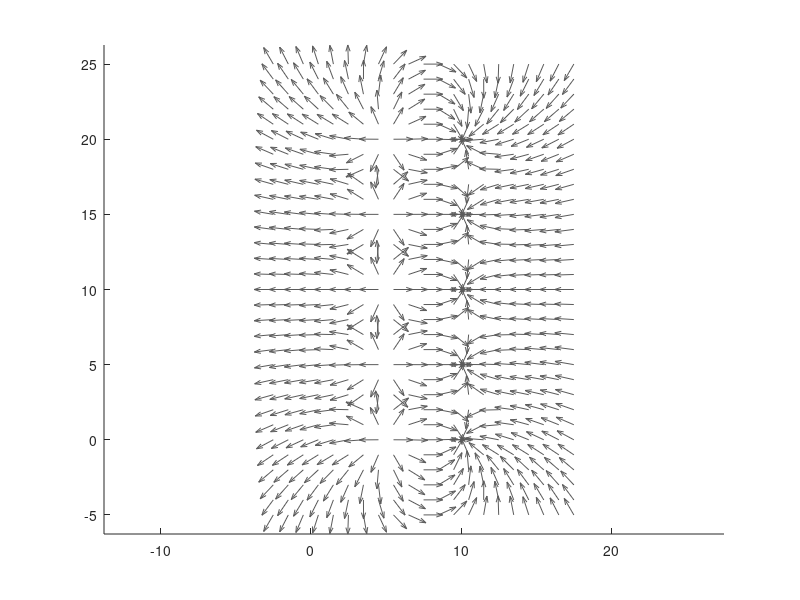

The MATLAB source for this figure: (Note: this script raises an error after producing the figure.)
clc; clear; close all;

% Constante de Coulomb
k = 9*10^9;

% Input del número de cargas, las cargas y sus posiciones en el plano cartesiano
numDCargas = input("Número de Cargas: ");

q1 = (input("Valor de la carga: "));
q2 = -1*q1; % q2 es el valor opuesto a q1 

distanciaCP = input("Distancia entre Cargas Positivas: ");
distanciaCN = input("Distancia entre Cargas Negativas: ");

q1_pos = [input("Posición X de la primera carga positiva: "), 0];
d = input("Distancia entre cargas positivas y negativas: ");
q2_pos = [q1_pos(1) + d, (((numDCargas-1)*distanciaCP)/2)-(((numDCargas-1)*distanciaCN)/2)];

% se crea una variable para las posiciones de todas las cargas
posicionesCargasPositivas = q1_pos;
posicionesCargasNegativas = q2_pos;

% Condicional que convierte la variable en una matriz solo si el numero
% de cargas dado es mayor a uno
if numDCargas > 1 

    % Ciclo for que añade las posiciones que faltan para las cargas
    % positivas y negativas a partir de la 3era posición
    for i = 2:numDCargas
        % La línea de cada lado de cargas será en el eje Y, así que se le suma
        % 1 a la carga de la posicion anterior en el componente Y
        % se crea una nueva posicion para las cargas positivas y negativas
        % con el componente en x de la carga anterior y el componente en y
        % de la carga anterior más 1, para hacer la línea vertical. 
        nuevaPosicionP = [posicionesCargasPositivas(end,1), posicionesCargasPositivas(end,2)+distanciaCP];
        posicionesCargasPositivas(end+1,:) = nuevaPosicionP;
        nuevaPosicionN = [posicionesCargasNegativas(end,1), posicionesCargasNegativas(end,2)+distanciaCN];
        posicionesCargasNegativas(end+1,:) = nuevaPosicionN;
    end
end 

% se crean los vectores vacíos que se utilizarán
[x,y,ex,ey,exn,eyn] = deal([]);

% Ciclos for que determina los valores de los vectores del campo eléctrico
% para todos los puntos en el rango de la primera partícula menos la 
% distancia entre ellas hasta la segunda partícula más la distancia.
% El primer for es para el eje X y el segundo para el eje Y. 
for i = q1_pos(1)-(d+((numDCargas)/2)):q2_pos(1)+(d+((numDCargas)/2))
    for j = posicionesCargasPositivas(1,2)-(d):posicionesCargasPositivas(end,2)+(d)
        
        % Posición actual de X y Y
        x(end+1) = i; 
        y(end+1) = j; 
        
        % vectores que se utilizarán para guardar los valores de ambos
        % componentes para cada carga
        componenteCadaCargaX = [];
        componenteCadaCargaY = [];
        
        % Ciclo for que se realiza de 1 a la cantidad de cargas para
        % calcular los componentes en X y Y de la Posición actual respecto
        % a cada una de las cargas
        for ii = 1:numDCargas
           
            % Ecuaciones de los componentes en X respecto a las cargas
            % positivas y negativas
            numP = k*q1*(x(end)-posicionesCargasPositivas(ii,1))/...
            ((((x(end)-posicionesCargasPositivas(ii,1))^2) + ((y(end)-posicionesCargasPositivas(ii,2))^2))^(3/2));
            numN = k*q2*(x(end)-posicionesCargasNegativas(ii,1))/...
            ((((x(end)-posicionesCargasNegativas(ii,1))^2) + ((y(end)-posicionesCargasNegativas(ii,2))^2))^(3/2));
            
            % Se añade al vector de que guarda los componentes en X de cada
            % carga la suma de componentes X de las cargas positiva y
            % negativa en esta posicion
            componenteCadaCargaX(end+1) = ((numP) + (numN)); 
    
            % Ecuaciones de los componentes en Y respecto a las cargas
            % positivas y negativas
            numP = k*q1*(y(end)-posicionesCargasPositivas(ii,2))/...
            ((((x(end)-posicionesCargasPositivas(ii,1))^2) + ((y(end)-posicionesCargasPositivas(ii,2))^2))^(3/2));
            numN = k*q2*(y(end)-posicionesCargasNegativas(ii,2))/...
            ((((x(end)-posicionesCargasNegativas(ii,1))^2) + ((y(end)-posicionesCargasNegativas(ii,2))^2))^(3/2));
            
            % Se añade al vector de que guarda los componentes en Y de cada
            % carga la suma de componentes Y de las cargas positiva y
            % negativa en esta posicion
            componenteCadaCargaY(end+1)= (numP + numN);

        end

        % Se saca el componente en X final del campo eléctrico en este
        % punto sumando todos los componentes en X guardados en el vector
        % ComponenteCadaCargaX
        ex(end+1) = (sum(componenteCadaCargaX));
       
        % Se saca el componente en Y final del campo eléctrico en este
        % punto sumando todos los componentes en Y guardados en el vector
        % ComponenteCadaCargaY
        ey(end+1) = (sum(componenteCadaCargaY));

        % Normalizamos el valor de los componentes dividiendo los
        % componentes entre la magnitud del vector
        vlength = sqrt(((ex(end))^2) + ((ey(end))^2));
        exn(end+1) = ex(end)/vlength;
        eyn(end+1) = ey(end)/vlength;
    end
end


% Plot del campo
axis equal
subplot(1,1,1)

% se activa el hold
hold on
% Se ponen las flechas en el plot con las posiciones de cada punto y
% sus vectores unitarios
quiver(x,y,exn,eyn, "Color", "#5A5A5A") 

% Ciclo for que grafica los puntos de todas las partículas cargadas con su
% respectivo signo
for ii = 1:numDCargas
plot(posicionesCargasPositivas(ii,1), posicionesCargasPositivas(ii,2), color ="#990000", Marker =".", MarkerSize = 32) %Representa el punto 1
text(posicionesCargasPositivas(ii,1)-.4, posicionesCargasPositivas(ii,2),'+','Color','white','FontSize',11);
plot(posicionesCargasNegativas(ii,1),posicionesCargasNegativas(ii,2), color ="#3E77B6", Marker =".", MarkerSize = 32) %Representa el punto 2
text(posicionesCargasNegativas(ii,1)-.4, posicionesCargasNegativas(ii,2)+.3,'-','Color','white','FontSize',18);
end




cargaGlobuloPositivo = 1.6022e-17*100;
cargaGlobuloNegativo= -1.6022e-17*100;

vfx = zeros(1,5);
vfy = zeros(1,5);

x = randperm(5,5)+posicionesCargasPositivas(1,1)+d/2-3;
y = -randi([4, 5],1,5);

vfxb = zeros(1,5);
vfyb = zeros(1,5);

xb = x;
yb = y;


while min(y) < posicionesCargasNegativas(end,2)+d/4 
    %figure(100); %This is so it will replot over the previous figure, and not make a new one.
    globulo = [];
    for ii = 1:1:5
    globulo(end+1) = plot(x(ii),y(ii), color ="k", Marker =".", MarkerSize = 25);
    end

    globulob = [];
    for ii = 1:1:5
    globulob(end+1) = plot(xb(ii),yb(ii), color ="y", Marker =".", MarkerSize = 25, MarkerEdgeColor="y");
    end
    

     for indice = 1:1:5
    

        fuerzasDeCadaCargaX = [];
        fuerzasDeCadaCargaY = [];
        
        % Ciclo for que se realiza de 1 a la cantidad de cargas para
        % calcular los componentes en X y Y de la Posición actual respecto
        % a cada una de las cargas
        for ii = 1:numDCargas
           
            % Ecuaciones de los componentes en X respecto a las cargas
            % positivas y negativas
            numP = k*q1*(x(indice)-posicionesCargasPositivas(ii,1))/...
            ((((x(indice)-posicionesCargasPositivas(ii,1))^2) + ((y(indice)-posicionesCargasPositivas(ii,2))^2))^(3/2));
            numN = k*q2*(x(indice)-posicionesCargasNegativas(ii,1))/...
            ((((x(indice)-posicionesCargasNegativas(ii,1))^2) + ((y(indice)-posicionesCargasNegativas(ii,2))^2))^(3/2));
            
            % Se añade al vector de que guarda los componentes en X de cada
            % carga la suma de componentes X de las cargas positiva y
            % negativa en esta posicion
            fuerzasDeCadaCargaX(end+1) = ((cargaGlobuloPositivo*numP) + (cargaGlobuloPositivo*numN)); 
    
            % Ecuaciones de los componentes en Y respecto a las cargas
            % positivas y negativas
            numP = k*q1*(y(indice)-posicionesCargasPositivas(ii,2))/...
            ((((x(indice)-posicionesCargasPositivas(ii,1))^2) + ((y(indice)-posicionesCargasPositivas(ii,2))^2))^(3/2));
            numN = k*q2*(y(indice)-posicionesCargasNegativas(ii,2))/...
            ((((x(indice)-posicionesCargasNegativas(ii,1))^2) + ((y(indice)-posicionesCargasNegativas(ii,2))^2))^(3/2));
            
            % Se añade al vector de que guarda los componentes en Y de cada
            % carga la suma de componentes Y de las cargas positiva y
            % negativa en esta posicion
            fuerzasDeCadaCargaY(end+1)= (cargaGlobuloPositivo*numP + cargaGlobuloPositivo*numN);

        end

        fuerzaX = sum(fuerzasDeCadaCargaX);
        fuerzaY = sum(fuerzasDeCadaCargaY);
            flength = sqrt(((fuerzaX)^2) + ((fuerzaY^2)));
        fuerzaX = fuerzaX/flength;
        fuerzaY = fuerzaY/flength;
    
        if (x(indice) < posicionesCargasNegativas(1,1))
            ax = fuerzaX/1;
        else
            ax = 0;
        end
        ay = fuerzaY/1;
       
        %vfx = vfx - ax*0.05;
        vfx(indice) = vfx(indice) + ax*0.05;
        vfy(indice) = vfy(indice) + ay*0.05;
        
        %x = x - 0.05;
        if (x(indice) < posicionesCargasNegativas(1,1)-1)
            x(indice) = x(indice) + vfx(indice)*0.05;
        else
            x(indice) = x(indice);
        end
        
        if ((y(indice) < posicionesCargasPositivas(end,2)+d/3) && ((y(indice) > posicionesCargasPositivas(1,2)-d)))
        y(indice) = y(indice) + vfy(indice)*0.05;
        else
            y(indice) = y(indice);
        end
    
     end
     
     % particulas negativas
     for indice = 1:1:5
    

        fuerzasDeCadaCargaX = [];
        fuerzasDeCadaCargaY = [];
        
        % Ciclo for que se realiza de 1 a la cantidad de cargas para
        % calcular los componentes en X y Y de la Posición actual respecto
        % a cada una de las cargas
        for ii = 1:numDCargas
           
            % Ecuaciones de los componentes en X respecto a las cargas
            % positivas y negativas
            numP = k*q2*(xb(indice)-posicionesCargasPositivas(ii,1))/...
            ((((xb(indice)-posicionesCargasPositivas(ii,1))^2) + ((yb(indice)-posicionesCargasPositivas(ii,2))^2))^(3/2));
            numN = k*q1*(xb(indice)-posicionesCargasNegativas(ii,1))/...
            ((((xb(indice)-posicionesCargasNegativas(ii,1))^2) + ((yb(indice)-posicionesCargasNegativas(ii,2))^2))^(3/2));
            
            % Se añade al vector de que guarda los componentes en X de cada
            % carga la suma de componentes X de las cargas positiva y
            % negativa en esta posicion
            fuerzasDeCadaCargaX(end+1) = ((cargaGlobuloPositivo*numP) + (cargaGlobuloPositivo*numN)); 
    
            % Ecuaciones de los componentes en Y respecto a las cargas
            % positivas y negativas
            numP = k*q2*(yb(indice)-posicionesCargasPositivas(ii,2))/...
            ((((xb(indice)-posicionesCargasPositivas(ii,1))^2) + ((yb(indice)-posicionesCargasPositivas(ii,2))^2))^(3/2));
            numN = k*q1*(yb(indice)-posicionesCargasNegativas(ii,2))/...
            ((((xb(indice)-posicionesCargasNegativas(ii,1))^2) + ((yb(indice)-posicionesCargasNegativas(ii,2))^2))^(3/2));
            
            % Se añade al vector de que guarda los componentes en Y de cada
            % carga la suma de componentes Y de las cargas positiva y
            % negativa en esta posicion
            fuerzasDeCadaCargaY(end+1)= (cargaGlobuloPositivo*numP + cargaGlobuloPositivo*numN);

        end

        fuerzaX = sum(fuerzasDeCadaCargaX);
        fuerzaY = sum(fuerzasDeCadaCargaY);
            flength = sqrt(((fuerzaX)^2) + ((fuerzaY^2)));
        fuerzaX = fuerzaX/flength;
        fuerzaY = fuerzaY/flength;
    
        if (xb(indice) > posicionesCargasPositivas(1,1))
            ax = fuerzaX/1;
        else
            ax = 0;
        end
        ay = fuerzaY/1;
       
        %vfx = vfx - ax*0.05;
        vfxb(indice) = vfxb(indice) - ax*0.05;
        vfyb(indice) = vfyb(indice) + ay*0.05;
        
        %x = x - 0.05;
        if (xb(indice) > posicionesCargasPositivas(1,1)+1)
            xb(indice) = xb(indice) - vfxb(indice)*0.05;
        else
            xb(indice) = xb(indice);
        end
        
        if ((yb(indice) < posicionesCargasPositivas(end,2)+d/3) && ((yb(indice) > posicionesCargasPositivas(1,2)-d)))
        yb(indice) = yb(indice) + vfyb(indice)*0.05;
        else
            yb(indice) = yb(indice);
        end
    
     end
    pause(0.1);

    for ii = 1:1:5
    delete(globulo(ii));
    delete(globulob(ii));
    
    end
end

for ii = 1:5
plot(x(ii),y(ii),color ="k", Marker =".", MarkerSize = 25)
plot(xb(ii),yb(ii), color ="y", Marker =".", MarkerSize = 25, MarkerEdgeColor="y");
end

hold off